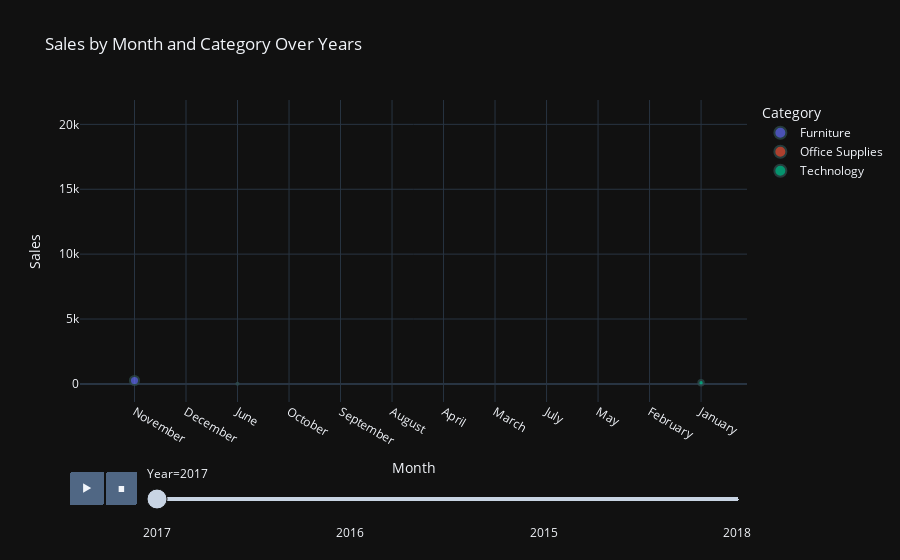

The cell this chart's notebook holds for it:
### Code cell
# Animations Scatter plot
fig = px.scatter(df_sales, x='Month', y='Sales', color='Category', animation_frame='Year', animation_group='Category',
                 title='Sales by Month and Category Over Years', size='Sales', size_max=60)
fig.update_traces(marker=dict(line=dict(width=2, color='DarkSlateGrey')))
fig.update_layout(
    xaxis_title='Month',
    yaxis_title='Sales',
    legend_title='Category',
    template='plotly_dark'
)
fig.show()

### Figure 1 — Plotly figure (JSON) as saved in the notebook; plotly's stock layout.template omitted (floating-point values rounded to 4 significant figures; data arrays with more than 128 entries replaced by an {"elided": "..."} marker saying what was removed)
{"data": [{"hovertemplate": "Category=Furniture<br>Year=2017<br>Month=%{x}<br>Sales=%{marker.size}<extra></extra>", "ids": {"elided": "547 str values"}, "legendgroup": "Furniture", "marker": {"color": "#636efa", "line": {"color": "DarkSlateGrey", "width": 2}, "size": {"elided": "547 float values"}, "sizemode": "area", "sizeref": 6.288, "symbol": "circle"}, "mode": "markers", "name": "Furniture", "orientation": "v", "showlegend": true, "type": "scatter", "x": {"elided": "547 str values"}, "xaxis": "x", "y": {"elided": "547 float values"}, "yaxis": "y"}, {"hovertemplate": "Category=Office Supplies<br>Year=2017<br>Month=%{x}<br>Sales=%{marker.size}<extra></extra>", "ids": {"elided": "1537 str values"}, "legendgroup": "Office Supplies", "marker": {"color": "#EF553B", "line": {"color": "DarkSlateGrey", "width": 2}, "size": {"elided": "1537 float values"}, "sizemode": "area", "sizeref": 6.288, "symbol": "circle"}, "mode": "markers", "name": "Office Supplies", "orientation": "v", "showlegend": true, "type": "scatter", "x": {"elided": "1537 str values"}, "xaxis": "x", "y": {"elided": "1537 float values"}, "yaxis": "y"}, {"hovertemplate": "Category=Technology<br>Year=2017<br>Month=%{x}<br>Sales=%{marker.size}<extra></extra>", "ids": {"elided": "450 str values"}, "legendgroup": "Technology", "marker": {"color": "#00cc96", "line": {"color": "DarkSlateGrey", "width": 2}, "size": {"elided": "450 float values"}, "sizemode": "area", "sizeref": 6.288, "symbol": "circle"}, "mode": "markers", "name": "Technology", "orientation": "v", "showlegend": true, "type": "scatter", "x": {"elided": "450 str values"}, "xaxis": "x", "y": {"elided": "450 float values"}, "yaxis": "y"}], "layout": {"legend": {"itemsizing": "constant", "title": {"text": "Category"}, "tracegroupgap": 0}, "sliders": [{"active": 0, "currentvalue": {"prefix": "Year="}, "len": 0.9, "pad": {"b": 10, "t": 60}, "steps": [{"args": [["2017"], {"frame": {"duration": 0, "redraw": false}, "fromcurrent": true, "mode": "immediate", "transition": {"duration": 0, "easing": "linear"}}], "label": "2017", "method": "animate"}, {"args": [["2016"], {"frame": {"duration": 0, "redraw": false}, "fromcurrent": true, "mode": "immediate", "transition": {"duration": 0, "easing": "linear"}}], "label": "2016", "method": "animate"}, {"args": [["2015"], {"frame": {"duration": 0, "redraw": false}, "fromcurrent": true, "mode": "immediate", "transition": {"duration": 0, "easing": "linear"}}], "label": "2015", "method": "animate"}, {"args": [["2018"], {"frame": {"duration": 0, "redraw": false}, "fromcurrent": true, "mode": "immediate", "transition": {"duration": 0, "easing": "linear"}}], "label": "2018", "method": "animate"}], "x": 0.1, "xanchor": "left", "y": 0, "yanchor": "top"}], "title": {"text": "Sales by Month and Category Over Years"}, "updatemenus": [{"buttons": [{"args": [null, {"frame": {"duration": 500, "redraw": false}, "fromcurrent": true, "mode": "immediate", "transition": {"duration": 500, "easing": "linear"}}], "label": "&#9654;", "method": "animate"}, {"args": [[null], {"frame": {"duration": 0, "redraw": false}, "fromcurrent": true, "mode": "immediate", "transition": {"duration": 0, "easing": "linear"}}], "label": "&#9724;", "method": "animate"}], "direction": "left", "pad": {"r": 10, "t": 70}, "showactive": false, "type": "buttons", "x": 0.1, "xanchor": "right", "y": 0, "yanchor": "top"}], "xaxis": {"anchor": "y", "domain": [0, 1], "title": {"text": "Month"}}, "yaxis": {"anchor": "x", "domain": [0, 1], "title": {"text": "Sales"}}}}
